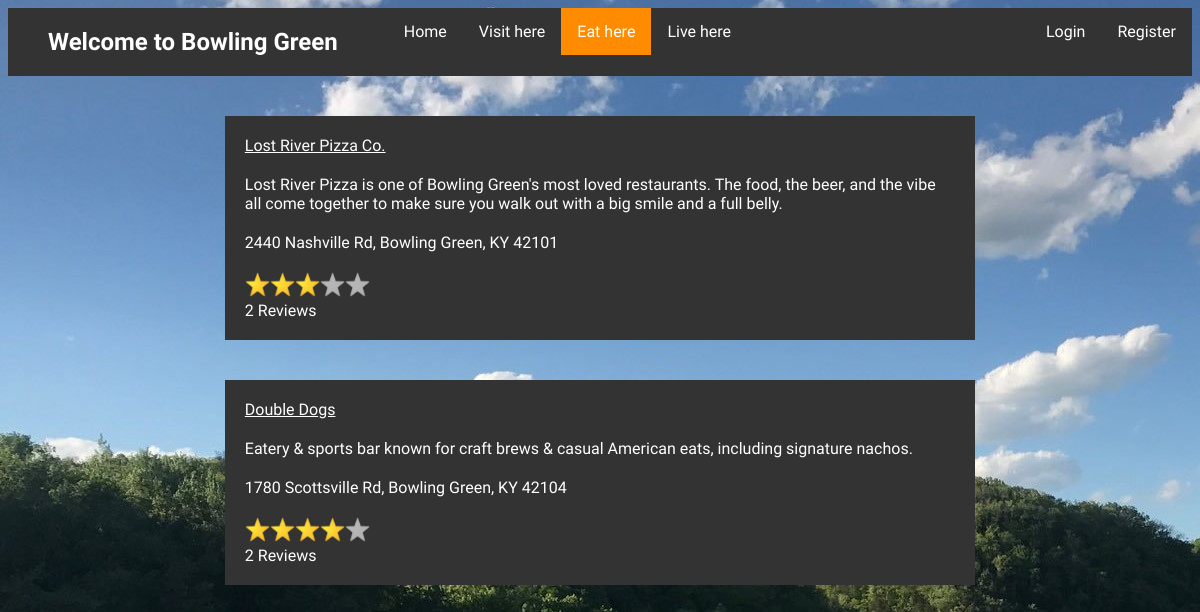
Screenshot of /eat.php with the database file from the repository.
### tables this page shows
CREATE TABLE `service` (
  `Name` varchar(50) NOT NULL,
  `IDno` int(4) NOT NULL,
  `Description` varchar(10000) DEFAULT NULL,
  `Address` varchar(200) DEFAULT NULL,
  `Type` varchar(10) DEFAULT NULL
);

### php/QueryDatabase.php (the view, shortened to what this page needs)
<?php
function queryServiceData($type) {
  $host = "localhost";
  $dbusername = "root";
  $dbpassword = "";
  $database = "bowling_green_services";
  try{
    $connect = new PDO("mysql:host=$host; dbname=$database", $dbusername, $dbpassword);
    $connect->setAttribute(PDO::ATTR_ERRMODE, PDO::ERRMODE_EXCEPTION);
    $query = "SELECT Name, Description, Address, AVG(Stars), COUNT(ServiceID), IDno FROM service LEFT JOIN rating ON IDno = ServiceID WHERE Type = :type GROUP BY IDno";
    $statement = $connect->prepare($query);
    $statement->bindValue(':type', $type);
    $result = $statement->execute();
    $statement->bindColumn(1, $name);
    $statement->bindColumn(2, $description);
    $statement->bindColumn(3, $address);
    $statement->bindColumn(4, $rating);
    $statement->bindColumn(5, $numOfRatings);
    $statement->bindColumn(6, $serviceID);
    while($row = $statement->fetch(PDO::FETCH_BOUND)) {
      $services = new stdClass();
      $services->name = $name;
      $services->description = $description;
      $services->address = $address;
      $services->rating = $rating;
      $services->numOfRatings = $numOfRatings;
      $services->serviceID = $serviceID;
      $serviceArray[] = $services;
    }
    return $serviceArray;
  }
  catch(PDOException $error) {
       echo $error;
       return null;
  }
}
function generateView($serviceArray) {
  $viewStr = "";
  foreach ($serviceArray as $service) {
    $name = $service->name;
    $description = $service->description;
    $address = $service->address;
    $rating = $service->rating;
    $serviceID = $service->serviceID;
    $numOfRatings = $service->numOfRatings;
    $viewStr = $viewStr . "<div class='service'>";
    $viewStr = $viewStr . "<div class='rating_title'><a href= 'rating.php?id=$serviceID'>$name</a></div>";
    $viewStr = $viewStr . "<div class= 'description'>$description</div>";
    $viewStr = $viewStr . "<div class= 'address'>$address</div>";
    $viewStr = $viewStr . "<div class= 'rating'>";
    for($i = 0; $i < 5; $i++) {
      if($i < $rating) {
        $viewStr = $viewStr . "<img class='rating_star' src='images/star-icon.png'>";
      }
      else {
        $viewStr = $viewStr . "<img class='rating_star' src='images/gray-star.png'>";
      }
    }
    $viewStr = $viewStr . "</div>";
    $viewStr = $viewStr . "<div class='rating_num'>$numOfRatings Reviews</div>";
    $viewStr = $viewStr . "</div>";
  }
  return $viewStr;
}
?>

### eat.php (shortened to what this page needs)
<?php
include_once "php/QueryDatabase.php";
$serviceValues = generateView(queryServiceData("food"));
?>
<!DOCTYPE html>
<html>
<head>
  <link href="cssfiles/serviceStyle.css" type="text/css" rel="stylesheet" />
</head>
    <body>
        <?php
          include "php/navigation.php";
        ?>
    <div id="eating">
      <?php
        echo $serviceValues;
      ?>
    </div>
    </body>
</html>

### php/navigation.php (shortened to what this page needs)
<?php
$userLog = false;
?>
<div class="topNav">
    <ul>
        <li class="title"><h2>Welcome to Bowling Green</h2></li>
        <li><a class="<?php if (basename($_SERVER['PHP_SELF']) == "index.php") echo "active" ; ?>" href="index.php">Home</a></li>
        <li><a class="<?php if (basename($_SERVER['PHP_SELF']) == "visit.php") echo "active" ; ?>" href="visit.php" id="tToQ">Visit here</a></li>
        <li><a class="<?php if (basename($_SERVER['PHP_SELF']) == "eat.php") echo "active" ; ?>" href="eat.php" id="tToS">Eat here</a></li>
        <li><a class="<?php if (basename($_SERVER['PHP_SELF']) == "living.php") echo "active" ; ?>" href="living.php" id="tToA">Live here</a></li>
        <?php if($userLog == false) { ?>
          <li class="right"><a class="<?php if (basename($_SERVER['PHP_SELF']) == "register.php") echo "active" ; ?>" href="register.php">Register</a></li>
          <li class="right"><a class="<?php if (basename($_SERVER['PHP_SELF']) == "login.php") echo "active" ; ?>" href="login.php">Login</a></li>
        <?php } else { ?>
          <li class="right"><a class="<?php if (basename($_SERVER['PHP_SELF']) == "logout.php") echo "active" ; ?>" href="php/logout.php">Logout</a></li>
        <?php } ?>
    </ul>
</div>

### cssFiles/serviceStyle.css (style rules this page uses)
* { font-family: "Raleway"; }
body { background-image: url("../images/explore_kentucky.jpg"); }
h2 { vertical-align: center; text-align: center; }
a { color: white; }
.title h2 { margin-left: 40px; }
.topNav ul { list-style-type: none; margin: 0; padding: 0; overflow: hidden; background-color: #333; }
.topNav li { float:left; }
.topNav li.title { float:left; color: white; margin-right: 50px; }
.topNav li.right { float: right; }
.topNav li a { display:block; color: white; text-align: center; padding: 14px 16px; text-decoration: none; }
.active { background-color:darkorange; }
.description { padding-bottom: 20px; }
.service { margin: 0 auto; background-color:#333; width: 60%; margin-top: 40px; padding: 20px; text-align: left; color: white; }
.title { font-weight: bold; }
.rating_star { width: 25px; height: 25px; }
.rating_title { padding-bottom: 20px; }
.address { padding-bottom: 20px; }

### rows the page displays
service: Name "Lost River Pizza Co.", Description "Lost River Pizza is one of Bowling Green's most loved restaurants. The food, the beer, and the vibe all come together to make sure you walk out with a big smile and a full belly.", Address "2440 Nashville Rd, Bowling Green, KY 42101"
service: Name "Double Dogs", Description "Eatery & sports bar known for craft brews & casual American eats, including signature nachos.", Address "1780 Scottsville Rd, Bowling Green, KY 42104"

### other values shown
$numOfRatings "2 2"
